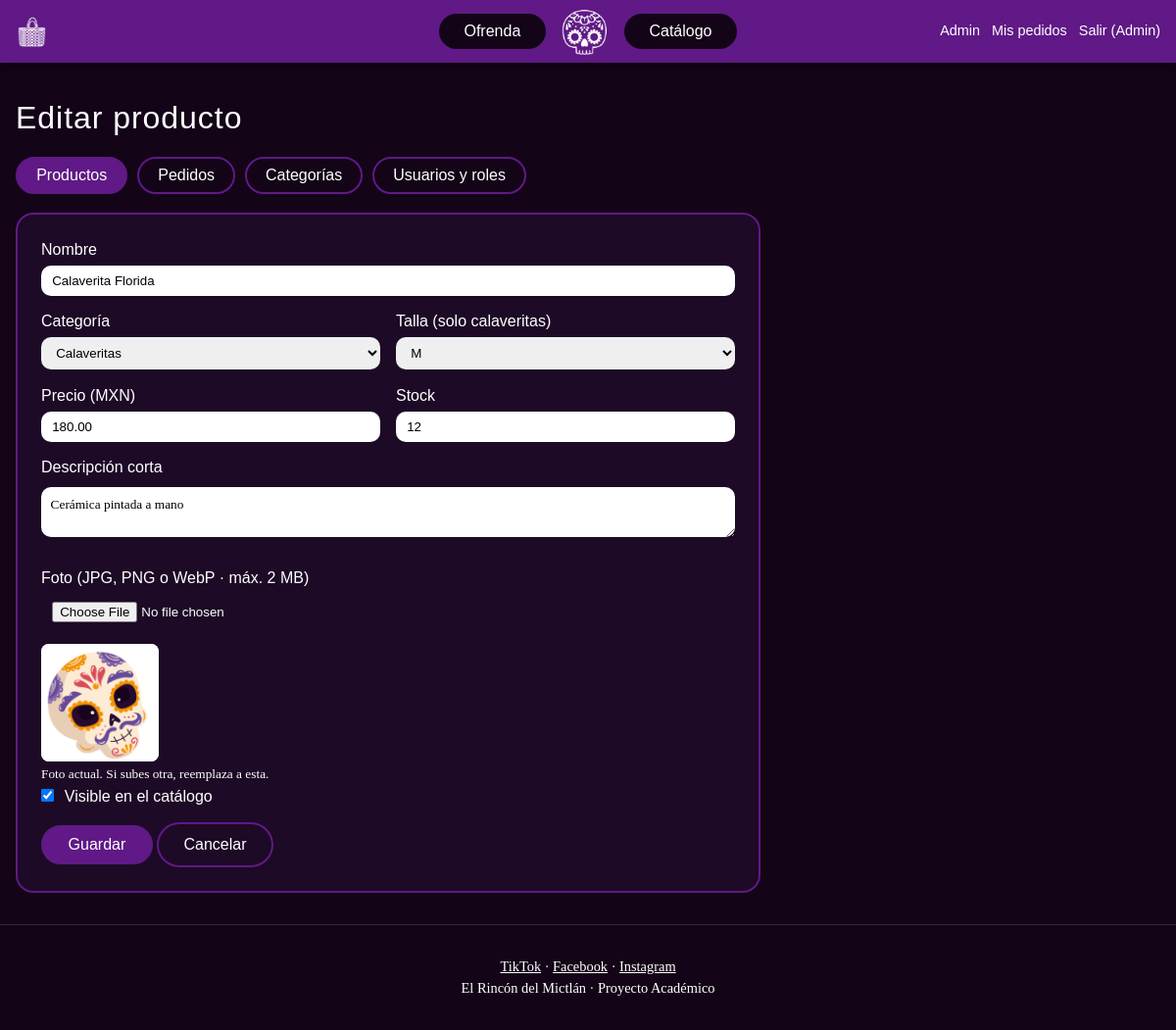
The app's page /admin/producto_form.php?id=1 (signed in) with its own data.
### tables this page shows
CREATE TABLE productos (
  id_producto  INT UNSIGNED AUTO_INCREMENT PRIMARY KEY,
  id_categoria SMALLINT UNSIGNED NOT NULL,
  nombre       VARCHAR(100) NOT NULL,
  descripcion  VARCHAR(255) NULL,
  precio       DECIMAL(10,2) NOT NULL CHECK (precio >= 0),
  stock        INT UNSIGNED NOT NULL DEFAULT 0,    
  talla        ENUM('S','M','L','XL') NULL,        
  imagen       VARCHAR(150) NULL,                  
  activo       TINYINT(1) NOT NULL DEFAULT 1,
  FOREIGN KEY (id_categoria) REFERENCES categorias(id_categoria)
);

CREATE TABLE categorias (
  id_categoria SMALLINT UNSIGNED AUTO_INCREMENT PRIMARY KEY,
  nombre       VARCHAR(60) NOT NULL,
  slug         VARCHAR(60) NOT NULL UNIQUE,   
  orden        TINYINT UNSIGNED NOT NULL
);

### includes/conexion.php (called while the page is built)
<?php
require_once __DIR__ . '/config.php';
function db(): PDO
{
    static $pdo = null;
    if ($pdo instanceof PDO) return $pdo;
    $host   = 'localhost';
    $puerto = 3307;
    $bd     = 'mictlan';
    $user   = 'root';
    $clave  = '';
    $pdo = new PDO("mysql:host=$host;port=$puerto;dbname=$bd;charset=utf8mb4", $user, $clave, [
        PDO::ATTR_ERRMODE            => PDO::ERRMODE_EXCEPTION,
        PDO::ATTR_DEFAULT_FETCH_MODE => PDO::FETCH_ASSOC,
        PDO::ATTR_EMULATE_PREPARES   => false,
    ]);
    return $pdo;
}

### includes/config.php (called while the page is built, shortened)
<?php
function img_producto(?string $archivo): string { return BASE_URL . 'assets/img/productos/' . ($archivo ?? 'sin-imagen.png'); }
function e(?string $t): string { return htmlspecialchars($t ?? '', ENT_QUOTES, 'UTF-8'); }

### admin/producto_form.php (the view, shortened to what this page needs)
<?php
$id = (int)($_GET['id'] ?? 0);
if ($id) {
    $q = db()->prepare('SELECT * FROM productos WHERE id_producto = ?');
    $q->execute([$id]);
    $p = $q->fetch();
}
$categorias = db()->query('SELECT id_categoria, nombre FROM categorias ORDER BY orden')->fetchAll();
require __DIR__ . '/../includes/cabecera.php';
?>
<main class="contenedor contenedor--ancho">
  <h1><?= $id ? 'Editar producto' : 'Nuevo producto' ?></h1>
  <?php $seccion = 'productos'; require __DIR__ . '/../includes/admin_menu.php'; ?>
  <form method="post" enctype="multipart/form-data" class="form-card form-card--ancho">
    <div class="form-grid">
      <label class="completo">Nombre
        <input name="nombre" required maxlength="100" value="<?= e($p['nombre']) ?>"></label>
      <label>Categoría
        <select name="id_categoria" required>
          <?php foreach ($categorias as $c): ?>
            <option value="<?= (int)$c['id_categoria'] ?>" <?= (int)$p['id_categoria'] === (int)$c['id_categoria'] ? 'selected' : '' ?>><?= e($c['nombre']) ?></option>
          <?php endforeach; ?>
        </select></label>
      <label>Talla (solo calaveritas)
        <select name="talla">
          <?php foreach (['' => '— Sin talla —', 'S' => 'S', 'M' => 'M', 'L' => 'L', 'XL' => 'XL'] as $v => $t): ?>
            <option value="<?= $v ?>" <?= (string)$p['talla'] === (string)$v ? 'selected' : '' ?>><?= $t ?></option>
          <?php endforeach; ?>
        </select></label>
      <label>Precio (MXN)
        <input type="number" name="precio" min="0" step="0.01" required value="<?= e((string)$p['precio']) ?>"></label>
      <label>Stock
        <input type="number" name="stock" min="0" step="1" required value="<?= e((string)$p['stock']) ?>"></label>
      <label class="completo">Descripción corta
        <textarea name="descripcion" maxlength="255" rows="2"><?= e($p['descripcion']) ?></textarea></label>
      <label class="completo">Foto (JPG, PNG o WebP · máx. 2 MB)
        <input type="file" name="imagen" accept="image/jpeg,image/png,image/webp"></label>
      <?php if ($p['imagen']): ?>
        <div class="completo"><img class="miniatura miniatura--grande" src="<?= img_producto($p['imagen']) ?>" alt="Foto actual" width="120" height="120">
        <small>Foto actual. Si subes otra, reemplaza a esta.</small></div>
      <?php endif; ?>
      <label class="completo casilla"><input type="checkbox" name="activo" <?= $p['activo'] ? 'checked' : '' ?>> Visible en el catálogo</label>
    </div>
    <p><button class="btn" type="submit">Guardar</button> <a class="btn btn--borde" href="productos.php">Cancelar</a></p>
  </form>
</main>
<?php require __DIR__ . '/../includes/pie.php';

### assets/css/styles.css (style rules this page uses)
:root { --fondo: #130418; --morado: #601986; --blanco: #ffffff; --acento: #ffb703; --radio: 18px; --f-titulo: "Rumble Brave", Impact, "Arial Black", sans-serif; --f-sub: "Balsamic Sans", "Trebuchet MS", sans-serif; --f-cuerpo: "Silver Stone", Georgia, serif; }
* { box-sizing: border-box; margin: 0; padding: 0; }
html { scroll-behavior: smooth; scroll-padding-top: 90px; }
body { background: var(--fondo); color: var(--blanco); font-family: var(--f-cuerpo); line-height: 1.5; }
img { max-width: 100%; height: auto; display: block; }
a { color: inherit; }
h1, h2 { font-family: var(--f-titulo); font-weight: 400; letter-spacing: .03em; }
h3, button, .btn, .nav a, .etiqueta, label, input, select, th, .enlace-sesion { font-family: var(--f-sub); }
.btn { background: var(--morado); color: var(--blanco); border: 2px solid var(--morado); border-radius: 999px; padding: .55rem 1.6rem; cursor: pointer; font-size: 1rem; transition: filter .2s; }
.form-card { max-width: 420px; margin: 2.5rem auto; padding: 1.5rem; background: #1d0a26; border: 2px solid var(--morado); border-radius: var(--radio); }
.form-card label { display: block; margin-bottom: .9rem; }
.form-card input { display: block; width: 100%; margin-top: .25rem; padding: .5rem .7rem; border-radius: 10px; border: 0; }
.contenedor { max-width: 1000px; margin: 2rem auto; padding: 0 1rem; }
.form-opinion textarea, .form-card textarea { width: 100%; padding: .6rem; border-radius: 10px; border: 0; font-family: var(--f-cuerpo); margin: .5rem 0; }
.contenedor--ancho { max-width: 1200px; }
.miniatura { width: 48px; height: 48px; object-fit: contain; background: var(--blanco); border-radius: 8px; }
.miniatura--grande { width: 120px; height: 120px; }
.acciones .btn, .btn[href] { text-decoration: none; display: inline-block; }
.btn--borde { background: transparent; border-color: var(--morado); }
.form-card--ancho { max-width: 760px; margin: 1rem 0; }
.form-grid { display: grid; grid-template-columns: 1fr 1fr; gap: 0 1rem; }
.form-grid .completo { grid-column: 1 / -1; }
.form-card select { display: block; width: 100%; margin-top: .25rem; padding: .5rem .7rem; border-radius: 10px; border: 0; }
.form-card .casilla input { display: inline; width: auto; margin-right: .4rem; }

### records on screen
productos: nombre "Calaverita Florida", id_categoria "Calaveritas", talla "M", precio "180.00", stock "12", descripcion "Cerámica pintada a mano", imagen (picture), activo "☑"

### other values on screen
$u['nombre'] "Admin"
